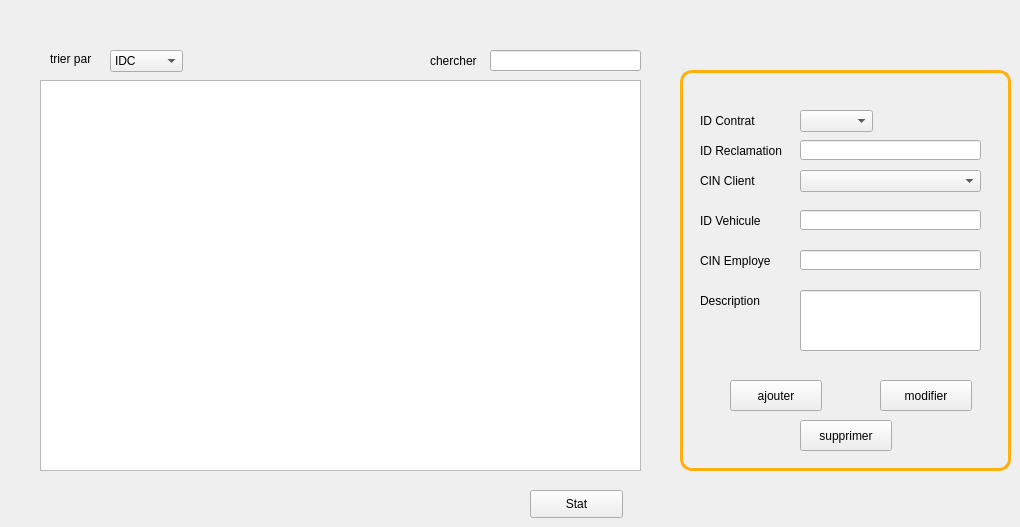
      <widget class="QWidget" name="page_5">
       <widget class="QLabel" name="label_53">
        <property name="geometry">
         <rect>
          <x>700</x>
          <y>110</y>
          <width>71</width>
          <height>21</height>
         </rect>
        </property>
        <property name="styleSheet">
         <string notr="true"/>
        </property>
        <property name="text">
         <string>ID Contrat</string>
        </property>
       </widget>
       <widget class="QLineEdit" name="CINE">
        <property name="geometry">
         <rect>
          <x>800</x>
          <y>250</y>
          <width>181</width>
          <height>20</height>
         </rect>
        </property>
        <property name="styleSheet">
         <string notr="true"/>
        </property>
       </widget>
       <widget class="QLabel" name="label_8">
        <property name="geometry">
         <rect>
          <x>700</x>
          <y>210</y>
          <width>71</width>
          <height>21</height>
         </rect>
        </property>
        <property name="styleSheet">
         <string notr="true"/>
        </property>
        <property name="text">
         <string>ID Vehicule</string>
        </property>
       </widget>
       <widget class="QLineEdit" name="ID">
        <property name="geometry">
         <rect>
          <x>800</x>
          <y>140</y>
          <width>181</width>
          <height>20</height>
         </rect>
        </property>
        <property name="styleSheet">
         <string notr="true"/>
        </property>
       </widget>
       <widget class="QLineEdit" name="IDV">
        <property name="geometry">
         <rect>
          <x>800</x>
          <y>210</y>
          <width>181</width>
          <height>20</height>
         </rect>
        </property>
        <property name="styleSheet">
         <string notr="true"/>
        </property>
       </widget>
       <widget class="QLineEdit" name="DESC">
        <property name="geometry">
         <rect>
          <x>800</x>
          <y>290</y>
          <width>181</width>
          <height>61</height>
         </rect>
        </property>
        <property name="styleSheet">
         <string notr="true"/>
        </property>
        <property name="text">
         <string/>
        </property>
       </widget>
       <widget class="QComboBox" name="comboBox_2">
        <property name="geometry">
         <rect>
          <x>800</x>
          <y>110</y>
          <width>73</width>
          <height>22</height>
         </rect>
        </property>
       </widget>
       <widget class="QLabel" name="label_2">
        <property name="geometry">
         <rect>
          <x>700</x>
          <y>140</y>
          <width>91</width>
          <height>21</height>
         </rect>
        </property>
        <property name="styleSheet">
         <string notr="true"/>
        </property>
        <property name="text">
         <string>ID Reclamation</string>
        </property>
       </widget>
       <widget class="QLabel" name="label_3">
        <property name="geometry">
         <rect>
          <x>700</x>
          <y>290</y>
          <width>71</width>
          <height>21</height>
         </rect>
        </property>
        <property name="styleSheet">
         <string notr="true"/>
        </property>
        <property name="text">
         <string>Description</string>
        </property>
       </widget>
       <widget class="QLabel" name="label_4">
        <property name="geometry">
         <rect>
          <x>700</x>
          <y>170</y>
          <width>71</width>
          <height>21</height>
         </rect>
        </property>
        <property name="styleSheet">
         <string notr="true"/>
        </property>
        <property name="text">
         <string>CIN Client</string>
        </property>
       </widget>
       <widget class="QLabel" name="label_5">
        <property name="geometry">
         <rect>
          <x>700</x>
          <y>250</y>
          <width>81</width>
          <height>21</height>
         </rect>
        </property>
        <property name="styleSheet">
         <string notr="true"/>
        </property>
        <property name="text">
         <string>CIN Employe</string>
        </property>
       </widget>
       <widget class="QTableView" name="data">
        <property name="geometry">
         <rect>
          <x>40</x>
          <y>80</y>
          <width>601</width>
          <height>391</height>
         </rect>
        </property>
        <property name="styleSheet">
         <string notr="true"/>
        </property>
       </widget>
       <widget class="QPushButton" name="ajouter_2">
        <property name="geometry">
         <rect>
          <x>730</x>
          <y>380</y>
          <width>92</width>
          <height>31</height>
         </rect>
        </property>
        <property name="styleSheet">
         <string notr="true"/>
        </property>
        <property name="text">
         <string>ajouter</string>
        </property>
       </widget>
       <widget class="QPushButton" name="modifier_2">
        <property name="geometry">
         <rect>
          <x>880</x>
          <y>380</y>
          <width>92</width>
          <height>31</height>
         </rect>
        </property>
        <property name="styleSheet">
         <string notr="true"/>
        </property>
        <property name="text">
         <string>modifier</string>
        </property>
       </widget>
       <widget class="QPushButton" name="supprimer_2">
        <property name="geometry">
         <rect>
          <x>800</x>
          <y>420</y>
          <width>92</width>
          <height>31</height>
         </rect>
        </property>
        <property name="styleSheet">
         <string notr="true"/>
        </property>
        <property name="text">
         <string>supprimer</string>
        </property>
       </widget>
       <widget class="QComboBox" name="cinC">
        <property name="geometry">
         <rect>
          <x>800</x>
          <y>170</y>
          <width>181</width>
          <height>22</height>
         </rect>
        </property>
        <property name="styleSheet">
         <string notr="true"/>
        </property>
       </widget>
       <widget class="QComboBox" name="tribox">
        <property name="geometry">
         <rect>
          <x>110</x>
          <y>50</y>
          <width>73</width>
          <height>22</height>
         </rect>
        </property>
        <item>
         <property name="text">
          <string>IDC</string>
         </property>
        </item>
        <item>
         <property name="text">
          <string>DESCRIPTION</string>
         </property>
        </item>
        <item>
         <property name="text">
          <string>CINC</string>
         </property>
        </item>
        <item>
         <property name="text">
          <string>IDV</string>
         </property>
        </item>
        <item>
         <property name="text">
          <string>CINE</string>
         </property>
        </item>
       </widget>
       <widget class="QLineEdit" name="search">
        <property name="geometry">
         <rect>
          <x>490</x>
          <y>50</y>
          <width>151</width>
          <height>21</height>
         </rect>
        </property>
       </widget>
       <widget class="QPushButton" name="pushButton_2">
        <property name="geometry">
         <rect>
          <x>530</x>
          <y>490</y>
          <width>93</width>
          <height>28</height>
         </rect>
        </property>
        <property name="styleSheet">
         <string notr="true"/>
        </property>
        <property name="text">
         <string>Stat</string>
        </property>
       </widget>
       <widget class="QLabel" name="label_58">
        <property name="geometry">
         <rect>
          <x>680</x>
          <y>70</y>
          <width>331</width>
          <height>401</height>
         </rect>
        </property>
        <property name="styleSheet">
         <string notr="true">background-color: transparent;
border-radius: 12px;
border-color: rgb(255, 175, 14);
	padding: 5px;
border-width: 3px;
border-style: solid ;</string>
        </property>
        <property name="text">
         <string/>
        </property>
       </widget>
       <widget class="QLabel" name="label_59">
        <property name="geometry">
         <rect>
          <x>50</x>
          <y>35</y>
          <width>71</width>
          <height>48</height>
         </rect>
        </property>
        <property name="text">
         <string>trier par</string>
        </property>
       </widget>
       <widget class="QLabel" name="label_61">
        <property name="geometry">
         <rect>
          <x>430</x>
          <y>40</y>
          <width>61</width>
          <height>41</height>
         </rect>
        </property>
        <property name="text">
         <string>chercher</string>
        </property>
       </widget>
       <zorder>label_58</zorder>
       <zorder>label_53</zorder>
       <zorder>CINE</zorder>
       <zorder>label_8</zorder>
       <zorder>ID</zorder>
       <zorder>IDV</zorder>
       <zorder>DESC</zorder>
       <zorder>comboBox_2</zorder>
       <zorder>label_2</zorder>
       <zorder>label_3</zorder>
       <zorder>label_4</zorder>
       <zorder>label_5</zorder>
       <zorder>data</zorder>
       <zorder>ajouter_2</zorder>
       <zorder>modifier_2</zorder>
       <zorder>supprimer_2</zorder>
       <zorder>cinC</zorder>
       <zorder>tribox</zorder>
       <zorder>search</zorder>
       <zorder>pushButton_2</zorder>
       <zorder>label_59</zorder>
       <zorder>label_61</zorder>
      </widget>
